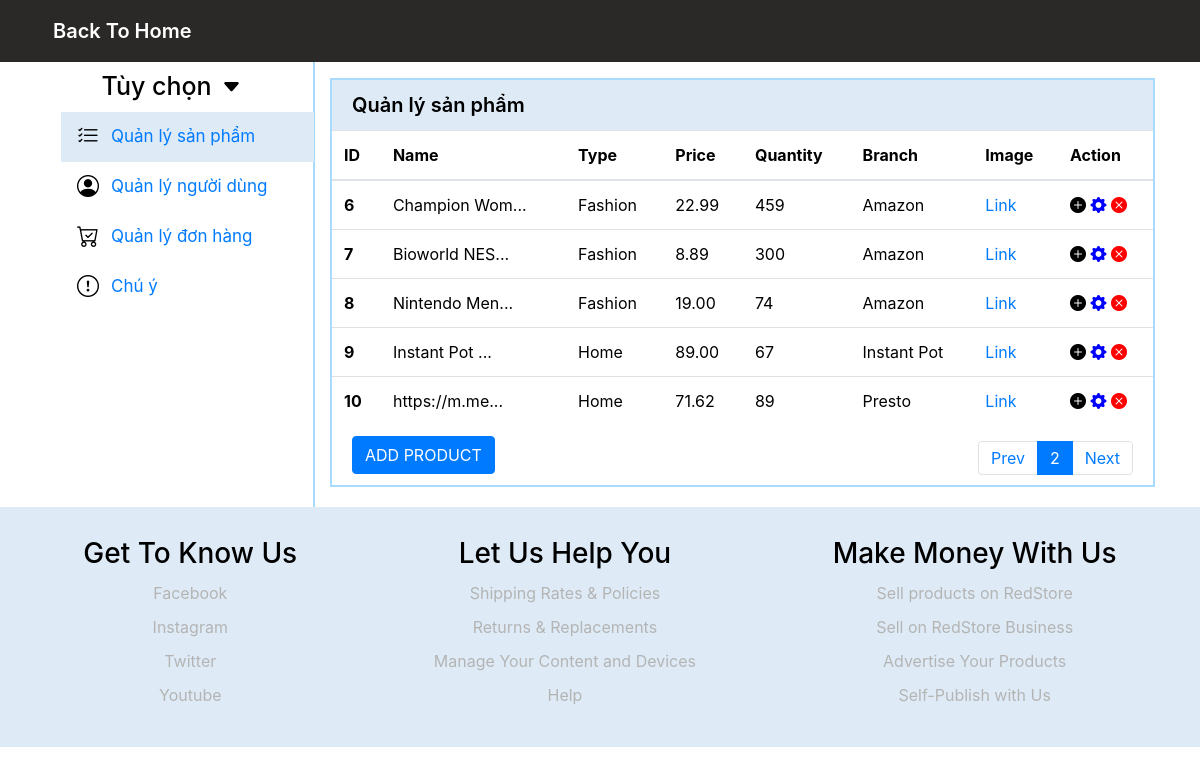
Page /manage/viewProductPage/2 (signed in) on the earlier database version.
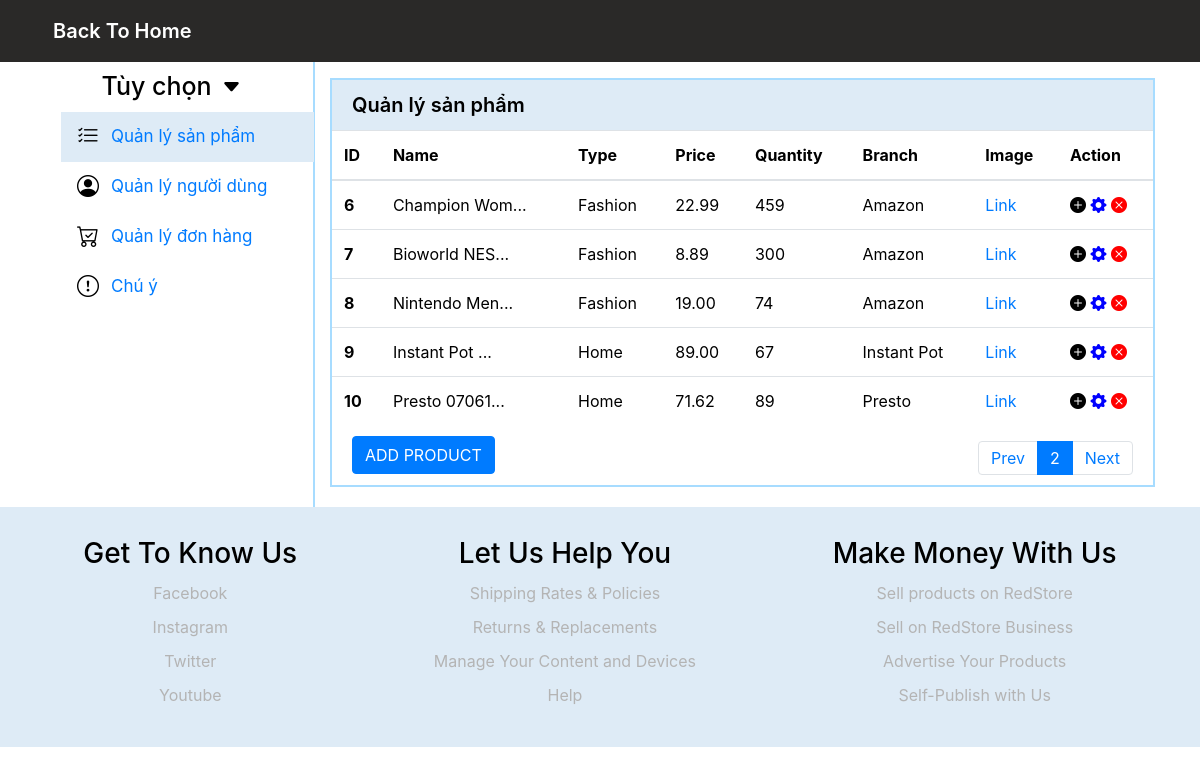
Same page on the later database version.
### tables this page shows
create table products (
    product_id int not null auto_increment primary key,
    product_name varchar(1000) not null,
    product_type varchar(50) not null,
    product_price decimal(10,2) not null,
    product_brand varchar(50),
    product_quantity int not null,
    product_detail varchar(10000) not null,
    product_image varchar(1000) not null
);

### mvc/core/controller.php (called while the page is built, shortened)
<?php
class controller{
    public function view($view, $data=[]){
        require_once "./mvc/views/".$view.".php";
    }
}
?>

### mvc/controllers/manage.php (called while the page is built, shortened)
<?php
class manage extends controller{
    public function viewProductPage($page){
        $Data = $this->model('manageModal')->getProductManagePaging($page);
        $this->view("ProductManage", [
            "data" => $Data,
            "page" => $page
        ]);
    }
}
?>

### mvc/core/app.php (called while the page is built, shortened)
<?php
class app{
    protected $action="defaultView";
    function __construct(){
        $arr = $this->UrlProcess();
        if( file_exists("./mvc/controllers/".$arr[0].".php")){
            unset($arr[0]);
        }
        $this->controller = new $this->controller;
        if(isset($arr[1])){
            if( method_exists( $this->controller , $arr[1]) ){
                $this->action = $arr[1];
            }
            unset($arr[1]);
        }
        $this->params = $arr?array_values($arr):[];
        call_user_func_array([$this->controller, $this->action], $this->params );
    }
    function UrlProcess(){
        if( isset($_GET["url"]) ){
            return explode("/", filter_var(trim($_GET["url"], "/")));
        }
    }
}
?>

### index.php (called while the page is built, shortened)
<?php
$myApp = new app();
?>

### mvc/models/manageModal.php (called while the page is built, shortened)
<?php
class manageModal extends db{
    private function _query($sql)
    {
        return mysqli_query($this->connect, $sql);
    }
    public function getProductManagePaging($page){
        $skip = (intval($page) - 1) * 5;
        $typesql = "SELECT * FROM products LIMIT ".$skip.", 5;";
        $query1 = $this->_query($typesql);
        $types = [];
        while ($row = mysqli_fetch_assoc($query1)) {
            array_push($types, $row);
        }
        return $types;
    }
}
?>

### mvc/core/db.php (called while the page is built, shortened)
<?php
class db{
    protected $servername = "localhost";
    protected $username = "root";
    protected $password = "";
    function __construct(){
        $this->connect = mysqli_connect($this->servername, $this->username, $this->password);
    }
}
?>

### mvc/views/ProductManage.php (the view, shortened to what this page needs)
<!DOCTYPE html>
<html lang="en">
<head>
    <link rel="stylesheet" href="https://maxcdn.bootstrapcdn.com/bootstrap/4.0.0/css/bootstrap.min.css"
>
    <link rel="stylesheet" href="./assets/css/app.css">
    <link rel="stylesheet" href="https://cdn.jsdelivr.net/npm/bootstrap-icons@1.3.0/font/bootstrap-icons.css">
</head>
<body>
    <nav class="navbar navbar-expand-lg navbar-dark" style="background-color: #2a2928;">
        <div class="container">
            <div class="collapse navbar-collapse" id="navbarSupportedContent">
                <ul class="navbar-nav mr-auto fontSize">
                <li class="nav-item active mr-4 selectedMenu">
                        <a class="nav-link" href="./home">Back To Home<span class="sr-only">(current)</span></a>
                    </li>
                </ul>
            </div>
        </div>
    </nav>
    <div class="container">
        <div class="row">
            <div class="col-sm-3 menu-left">
                <div class="option_admin">
                <div class="option_admin_title">
                        <span>Tùy chọn</span>
                        <i class="bi bi-caret-down-fill"></i>
                    </div>
                    <div class="option_admin_manage option_select option_selected">
                        <i class="bi bi-list-check"></i>
                        <a href="manage/viewProductPage/1">Quản lý sản phẩm</a>
                    </div>
                    <div class="option_admin_comment option_select ">
                        <i class="bi bi-person-circle"></i>
                        <a href="manage/viewUserPage/1">Quản lý người dùng</a>
                    </div>
                    <div class="option_admin_comment option_select ">
                        <i class="bi bi-cart-check"></i>
                        <a href="manage/viewOrderPage/1">Quản lý đơn hàng</a>
                    </div>
                    <div class="option_admin_comment option_select ">
                        <i class="bi bi-exclamation-circle"></i>
                        <a href="manage/note">Chú ý</a>
                    </div>
                </div>
            </div>
            <div class="col-sm-9 menu-right">
                <div class="admin_detail">
                    <div class="admin_detail_title">
                        Quản lý sản phẩm
                    </div>
                    <div class="admin_detail_content">
                        <table class="table">
                            <thead>
                                <tr>
                                    <th scope="col">ID</th>
                                    <th scope="col">Name</th>
                                    <th scope="col">Type</th>
                                    <th scope="col">Price</th>
                                    <th scope="col">Quantity</th>
                                    <th scope="col">Branch</th>
                                    <th scope="col">Image</th>
                                    <th scope="col">Action</th>
                                </tr>
                            </thead>
                            <tbody>
                                <?php foreach($data as $value): ?>
                                    <tr data-id="<?=$value['product_id']?>">
                                        <th scope="row"><?=$value['product_id']?></th>
                                        <td class="Name_Product_value"><?php echo substr($value['product_name'],0,12)?>...</td>
                                        <td class="Type_Product_value"><?=$value['product_type']?></td>
                                        <td class="Price_Product_value"><?=$value['product_price']?></td>
                                        <td class="Quantity_Product_value"><?=$value['product_quantity']?></td>
                                        <td class="Rating_Product_value"><?=$value['product_brand']?></td>
                                        <td class="Rating_Product_value"><a href="<?=$value['product_image']?>">Link</a></td>
                                        <td>
                                            <i class="bi bi-plus-circle-fill detail-product" data-id="<?=$value['product_id']?>"></i>
                                            <i class="bi bi-gear-fill edit-product" data-id="<?=$value['product_id']?>--<?=$value['product_name']?>--<?=$value['product_type']?>--<?=$value['product_price']?>--<?=$value['product_quantity']?>--<?=$value['product_detail']?>--<?=$value['product_brand']?>--<?=$value['product_image']?>" data-toggle="modal" data-target="#exampleModalScrollable"></i>
                                            <i class="bi bi-x-circle-fill delete-product" data-toggle="modal" data-target="#exampleModal" data-id="<?=$value['product_id']?>"></i>
                                        </td>
                                    </tr>
                                <?php endforeach; ?>
                            </tbody>
                        </table>
                        <div class="show_quantity">
                            <div class="show_quantity_item">
                                <button type="button" id="button_add" class="btn btn-primary" data-toggle="modal" data-target="#exampleModalScrollable">ADD PRODUCT</button>
                            </div>
                            <div class="show_quantity_page">
                                <nav aria-label="...">
                                    <ul class="pagination">
                                      <li class="page-item ">
                                        <a class="page-link" href="manage/viewProductPage/<?=$page - 1?>" tabindex="-1">Prev</a>
                                      </li>
                                      <li class="page-item active">
                                        <a class="page-link" href="manage/viewProductPage/<?=$page?>"><?=$page?></a>
                                      </li>
                                      <li class="page-item">
                                        <a class="page-link" href="manage/viewProductPage/<?=$page + 1?>">Next</a>
                                      </li>
                                    </ul>
                                  </nav>
                            </div>
                        </div>
                    </div>
                </div>
            </div>
        </div>
        </div>
        <div class="footer">
            <div class="useful-link">
                <h3>Get To Know Us</h3>
                <div><a href="#">Facebook</a></div>
                <div><a href="#">Instagram</a></div>
                <div><a href="#">Twitter</a></div>
                <div><a href="#">Youtube</a></div>
            </div>
            <div class="useful-link">
                <h3>Let Us Help You</h3>
                <div><a href="#">Shipping Rates & Policies</a></div>
                <div><a href="#">Returns & Replacements</a></div>
                <div><a href="#">Manage Your Content and Devices</a></div>
                <div><a href="#">Help</a></div>
            </div>
            <div class="useful-link">
                <h3>Make Money With Us</h3>
                <div><a href="#">Sell products on RedStore</a></div>
                <div><a href="#">Sell on RedStore Business</a></div>
                <div><a href="#">Advertise Your Products</a></div>
                <div><a href="#">Self-Publish with Us</a></div>
            </div>
    </div>
</body>
</html>

### assets/css/app.css (style rules this page uses)
body { background-color:rgb(255, 255, 255); }
.container { color: black; }
.fontSize { font-size: 20px; font-weight: 600; }
.menu-left { border-right: 2px solid rgb(167, 220, 255); }
.option_admin_title { width: 100%; height: 50px; display: flex; justify-content: center; align-items: center; }
.option_admin_title span { font-size: 25px; font-weight: 550; margin-right: 10px; }
.option_admin_title i { font-size: 20px; }
.option_select { width: 100%; height: 50px; display: flex; justify-content: start; align-items: center; margin-left: 16px; font-size: 17px; }
.option_select i { margin-left: 16px; margin-right: 12px; font-size: 22px; }
.option_selected { background-color: rgb(222,235,246); }
.admin_detail { margin-bottom: 20px; margin-top: 16px; border: 2px solid rgb(167, 220, 255); }
.admin_detail_title { width: 100%; height: 50px; background-color: rgb(222,235,246); display: flex; justify-content: start; align-items: center; padding-left: 20px; font-size: 20px; font-weight: 600; }
.show_quantity { display: flex; justify-content: space-between; }
.show_quantity_item { margin-left: 20px; margin-top: -5px; height: 20px; }
.show_quantity_page { margin-right: 20px; }
.pagination { margin-bottom: 10px; }
.pagination a { padding-top: 6px; padding-bottom: 6px; }
.bi-x-circle-fill { color: red; }
.bi-gear-fill { color: blue; }
.footer { background-color: rgb(222,235,246); margin: 0px; display: flex; justify-content: space-around; padding: 20px; }
.useful-link { display: block; text-align: center; padding: 10px; color: black; }
.useful-link a { text-decoration: none; color: rgb(180, 180, 180); }
.useful-link div { margin: 10px; }

### mvc/views/ProductManage.php (style rules this page uses)
.show_quantity_item { margin-top: -5px; }

Differences in the rows shown:
changed products "Presto": product_name "https://m.me" → "Presto 07061"
